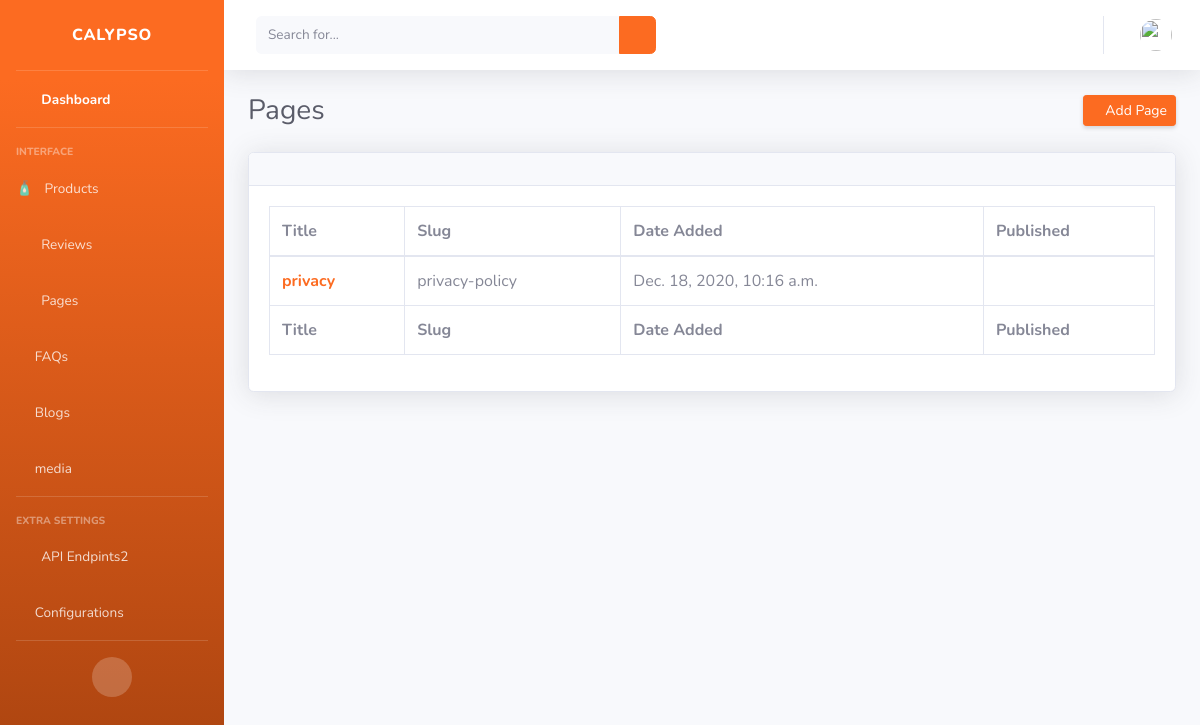
The page /dashboard/pages/ (signed in) on the database its author committed.
### page/models.py (models this page shows, shortened)
class Page(models.Model):
    slug = models.SlugField(unique=True, max_length=255)
    title = models.CharField(max_length=250)
    created = models.DateTimeField(auto_now_add=True)
    html = models.TextField(blank=True)
    meta_description = models.CharField(max_length=250, blank=True, null=True, default="")
    section_1 = models.TextField(blank=True, help_text="This section is not required and only used on custom pages.",default="")
    section_2 = models.TextField(blank=True, help_text="This section is not required and only used on custom pages.",default="")
    section_3 = models.TextField(blank=True, help_text="This section is not required and only used on custom pages.",default="")
    section_4 = models.TextField(blank=True, help_text="This section is not required and only used on custom pages.",default="")
    published= models.BooleanField(default=True)
    class Meta:
        ordering = ("slug",)

### dashboard/views.py (the view)
# urls.py: path('pages/', views.PageList.as_view(), name="pages"),
class PageList(StaffRequiredMixin, ListView):
    model = Page
    context_object_name = 'pages'
    template_name = 'dashboard/pages/list.html'

### dashboard/views.py (called while the page is built)
    def test_func(self):
        return self.request.user.is_staff

### templates/dashboard/pages/list.html
{% extends "dashboard/admin-base.html" %} {% load static %}
{% block content %}
<div class="container-fluid">
  <div class="d-sm-flex align-items-center justify-content-between mb-4">
    <h1 class="h3 mb-0 text-gray-800">Pages</h1>
    <div>
      <a
        href="{% url "dashboard:page-create" %}"
        class="d-none d-sm-inline-block btn btn-sm btn-primary shadow-sm"
      >
        <i class="fas fa-download fa-sm text-white-50"></i>
        Add Page
      </a>
    </div>
  </div>
  <div class="card shadow mb-4">
    <div class="card-header py-3">
    </div>
    <div class="card-body">
      <div class="table-responsive">
        <table
          class="table table-bordered table-hover"
          id="dataTable"
          width="100%"
          cellspacing="0"
        >
          <thead>
            <tr>
              <th scope="col">Title</th>
              <th scope="col">Slug</th>
              <th scope="col">Date Added</th>
              <th scope="col">Published</th>
            </tr>
          </thead>
          <tfoot>
            <tr>
              <th scope="col">Title</th>
              <th scope="col">Slug</th>
              <th scope="col">Date Added</th>
              <th scope="col">Published</th>
            </tr>
          </tfoot>
          <tbody>
            {% for page in pages %}
            <tr>
              <th scope="row"><a href="{% url "dashboard:page-edit" page.pk %}">{{ page.title  }}</a></th>
              <td>
                {{ page.slug }}
              </td>
              <td>
                {{ page.created }}
              </td>
              <td>
                {% if page.published %}
                    <i class="text-success fas fa-check-circle"></i>
                {% else %}
                    <i class="text-warning fas fa-times-circle"></i>
                {% endif%}
              </td>
            </tr>
            {% endfor %}
          </tbody>
        </table>
      </div>
    </div>
  </div>
</div>
{% endblock %}

### rows shown on the page
Page: title "privacy", slug "privacy-policy", created "Dec. 18, 2020, 10:16 a.m.", published True (drawn)
